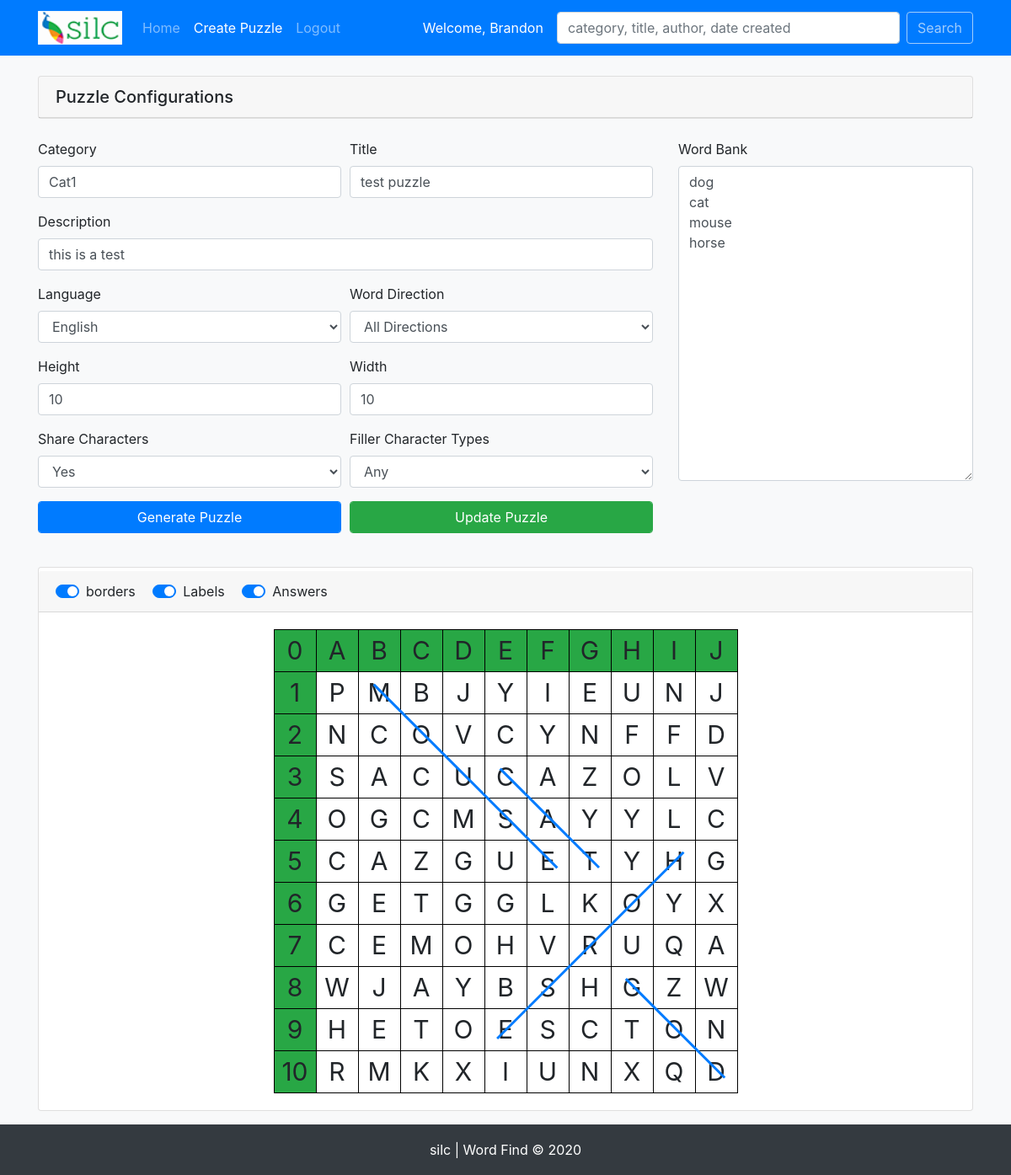
Page /edit_puzzle.php?id=166 (signed in) on the committed database.
### tables this page shows
CREATE TABLE `puzzles` (
  `puzzle_id` int(11) NOT NULL,
  `cat_id` varchar(255) NOT NULL,
  `title` varchar(255) NOT NULL,
  `description` varchar(255) NOT NULL,
  `user_id` int(11) NOT NULL,
  `created_on` timestamp NOT NULL DEFAULT current_timestamp(),
  `language` varchar(255) NOT NULL,
  `word_direction` varchar(255) NOT NULL,
  `height` int(11) NOT NULL DEFAULT 10,
  `width` int(11) NOT NULL DEFAULT 10,
  `share_chars` tinyint(1) NOT NULL DEFAULT 1,
  `filler_char_types` varchar(255) NOT NULL,
  `word_bank` longtext NOT NULL CHECK (json_valid(`word_bank`)),
  `board` longtext NOT NULL CHECK (json_valid(`board`)),
  `solution_directions` longtext NOT NULL CHECK (json_valid(`solution_directions`)),
  `answer_coordinates` longtext NOT NULL CHECK (json_valid(`answer_coordinates`))
);

CREATE TABLE `categories` (
  `cat_id` int(11) NOT NULL,
  `cat_name` varchar(255) NOT NULL
);

### helpers/functions.php (called while the page is built, shortened)
<?php
    function getPuzzleById($pdo, $puzzleId){
        $sql = 'SELECT * FROM puzzles
                INNER JOIN categories
                ON categories.cat_id = puzzles.cat_id
                WHERE puzzle_id = :puzzle_id';
        $stmt = $pdo->prepare($sql);
        $stmt->execute(['puzzle_id' => $puzzleId]);
        return $stmt->fetchAll();
    }
    function getTableHeader($data){
        $letters = [];
        for($x = 'A'; $x <= 'ZZ'; $x++){
            array_push($letters, $x);
        }
        $letters = array_slice($letters, 0, $data['width']);
        array_unshift($letters, 0);
        return $letters;
    }

### edit_puzzle.php (the view, shortened to what this page needs)
<?php
    include 'includes/header.php';
    $puzzleId = $_GET['id'];
    $puzzle = getPuzzleById($pdo,$puzzleId);
    foreach($puzzle as $puzzle){
        $data = [
            'puzzle_id'          => $puzzle->puzzle_id,
            'cat_name'           => $puzzle->cat_name,
            'title'              => $puzzle->title,
            'user_id'            => $puzzle->user_id,
            'description'        => $puzzle->description,
            'language'           => $puzzle->language,
            'word_direction'     => $puzzle->word_direction,
            'height'             => $puzzle->height,
            'width'              => $puzzle->width,
            'filler_char_types'  => $puzzle->filler_char_types,
            'share_chars'        => $puzzle->share_chars,
            'word_bank'          => json_decode($puzzle->word_bank),
            'board'              => json_decode($puzzle->board),
            'answer_coordinates' => json_decode($puzzle->answer_coordinates),
            'solution_directions'=> json_decode($puzzle->solution_directions),
        ];
    }
    $letters = getTableHeader($data);
?>
<div class="card mt-4">
    <h5 class="card-header">Puzzle Configurations</h5>
</div>
    <form action="" method="post">
        <div class="row mt-4">
            <div class="col-md-8">
                <div class="form-row">
                    <div class="form-group col-md-6">
                        <label for="category">Category</label>
                        <input type="text" name="cat_name" id="category" class="form-control" value="<?php echo (isset($_POST['cat_name'])) ? $_POST['cat_name'] : $data['cat_name']; ?>">
                    </div>
                    <div class="form-group col-md-6">
                        <label for="title">Title</label>
                        <input type="text" name="title" id="title" class="form-control" value="<?php echo (isset($_POST['title'])) ? $_POST['title'] : $data['title'] ?>">
                    </div>
                    <div class="form-group col-md-12">
                        <label for="description">Description</label>
                        <input type="text" name="description" id="description" class="form-control" value="<?php echo (isset($_POST['description'])) ? $_POST['description'] : $data['description'] ?>">
                    </div>
                    <div class="form-group col-md-6">
                        <label for="language">Language</label>
                        <select name="language" id="language" class="form-control">
                        <?php
                            $languages = ['Telugu', 'English', 'Hindi', 'Gujarati', 'Malayalam'];
                            foreach($languages as $language):
                        ?>
                        <option value="<?php echo $language; ?>" <?php
                            if($data['language'] == $language && (!isset($_POST['language']))){
                                echo 'selected';
                            }
                            if(isset($_POST['language']) && $_POST['language'] == $language){
                                echo 'selected';
                            }
                        ?>><?php echo $language; ?></option>
                        <?php endforeach;  ?>
                        </select>
                    </div>
                    <div class="form-group col-md-6">
                        <label for="wordDirection">Word Direction</label>
                        <select name="word_direction" id="wordDirection" class="form-control">
                        <?php
                            $directions = [
                                'all'        => 'All Directions',
                                'horizontal' => 'Horizontal',
                                'vertical'   => 'Vertical',
                                'diagonal'   => 'Diagonal'
                            ];
                            foreach($directions as $key => $direction):
                        ?>
                            <option value="<?php echo $key; ?>" <?php
                                if($data['word_direction'] == $key && (!isset($_POST['word_direction']))){
                                    echo 'selected';
                                }
                                if(isset($_POST['word_direction']) && $_POST['word_direction'] == $key){
                                    echo 'selected';
                                }
                            ?>><?php echo $direction; ?></option>
                            <?php endforeach;  ?>
                        </select>
                    </div>
                    <div class="form-group col-md-6">
                        <label for="height">Height</label>
                        <input type="number" name="height" id="height" min="5" max="702" value="<?php echo (isset($_POST['height'])) ? $_POST['height'] : $data['height'] ?>" class="form-control">
                    </div>
                    <div class="form-group col-md-6">
                        <label for="width">Width</label>
                        <input type="number" name="width" id="width" min="5" max="702" value="<?php echo (isset($_POST['width'])) ? $_POST['width'] : $data['width'] ?>" class="form-control">
                    </div>
                    <div class="form-group col-md-6">
                        <label for="sharechars">Share Characters</label>
                        <select name="share_chars" id="sharechars" class="form-control">
                        <?php
                            $shareChars = ['Yes', 'No'];
                            foreach($shareChars as $boolean):
                        ?>
                            <option value="<?php echo $boolean; ?>" <?php
                                if($data['share_chars'] == $boolean && (!isset($_POST['share_chars']))){
                                    echo 'selected';
                                }
                                if(isset($_POST['share_chars']) && $_POST['share_chars'] == $boolean){
                                    echo 'selected';
                                }
                            ?>><?php echo $boolean; ?></option>
                            <?php endforeach;  ?>
                        </select>
                    </div>
                    <div class="form-group col-md-6">
                        <label for="filler_char_types">Filler Character Types</label>
                        <select name="filler_char_types" id="fillerCharTypes" class="form-control">
                        <?php
                            $charTypes = [
                                'Any'        => 'Any',
                                'Consonants' => 'Consonants',
                                'Vowels'     => 'Vowels',
                                'VM'         => 'Vowel Mixers',
                                'SCB'        => 'Consonant Blends',
                                'DCB'        => 'Double Consonant Blends',
                                'TCB'        => 'Triple Consonant Blends',
                                'CBV'        => 'Consonant Blends with Vowels',
                                'LFIW'       => 'Letters From Input Words'
                            ];
                            foreach($charTypes as $key => $type):
                        ?>
                            <option value="<?php echo $key; ?>" <?php
                                if($data['filler_char_types'] == $key && (!isset($_POST['filler_char_types']))){
                                    echo 'selected';
                                }
                                if(isset($_POST['filler_char_types']) && $_POST['filler_char_types'] == $key){
                                    echo 'selected';
                                }
                            ?>><?php echo $type; ?></option>
                        <?php endforeach;  ?>
                        </select>
                    </div>
                </div>
            </div>
            <div class="col-md-4">
                <div class="form-group">
                    <label for="wordBank">Word Bank</label>
                    <textarea class="form-control" rows="15" name="word_bank" id="wordBank"><?php
                            if(isset($_POST['word_bank'])){
                                echo $_POST['word_bank'];
                            } else {
                                foreach($data['word_bank'] as $word){
                                    if($data['language'] == 'English'){
                                        echo strtolower($word) . "\n";
                                    } else {
                                        echo $word . "\n";
                                    }
                                }
                            }
                    ?></textarea>
                </div>
            </div>
        </div>
        <div class="row">
            <div class="col-md-8">
                <div class="form-row">
                    <?php if($_SESSION['data']['generate_board']): ?>
                    <div class="form-group col-md-6">
                        <button class="btn btn-primary form-control" type="submit" name="generate_puzzle">Generate Puzzle</button>
                    </div>
                    <div class="form-group col-md-6">
                        <button class="btn btn-success form-control" type="submit" name="update_puzzle">Update Puzzle</button>
                    </div>
                </div>
            </div>
        </div>
        <div class="card mt-4">
            <div class="card-header mt-1">
                <div class="custom-control custom-switch custom-control-inline">
                    <label class="custom-control-label" for="toggleBorders">borders</label>
                </div>
                <div class="custom-control custom-switch custom-control-inline">
                    <label class="custom-control-label" for="toggleLabels">Labels</label>
                </div>
                <div class="custom-control custom-switch custom-control-inline">
                    <label class="custom-control-label" for="toggleSolutionLines">Answers</label>
                </div>
            </div>
    <div class="card-body d-flex justify-content-center">
        <div class="col-auto">
            <table>
                <tr>
                    <?php foreach($letters as $letter): ?>
                        <td class="rowLabel bg-success d-none"><?php echo $letter ?></td>
                    <?php endforeach; ?>
                </tr>
                <?php for($row = 0; $row < $_SESSION['data']['height']; $row++): ?>
                    <tr>
                        <td class="rowLabel bg-success d-none"><?php echo $row + 1; ?></td>
                    <?php for($col = 0; $col < $_SESSION['data']['width']; $col++): ?>
                        <td id="<?php echo 'r' . $row . 'c' . $col; ?>"><?php echo $_SESSION['data']['board'][$row][$col]; ?></td>
                    <?php endfor;   ?>
                    </tr>
                <?php endfor;  ?>
            </table>
        </div>
    </div>
</div>
    <?php
        endif;
        include('includes/footer.php');
    ?>

### css/style.css (style rules this page uses)
.col-auto { overflow-x:auto; overflow-y: hidden; }
table { table-layout: fixed; }
table, th, tr, td { padding: 5px; font-size: 30px; }
td { height: 50px; min-width: 50px; padding: 0; text-align: center; word-wrap: normal; }

### rows in the picture
puzzles: cat_name "Cat1", title "test puzzle", description "this is a test", language "English", word_direction "All Directions", height "10", width "10", filler_char_types "Any", word_bank "dog cat mouse horse"

### other values in the picture
$_SESSION['user_name'] "Brandon"
$letter "0"
$letter "A"
$letter "B"
$letter "C"
$letter "D"
$letter "E"
$letter "F"
$letter "G"
$letter "H"
$letter "I"
$letter "J"
$_SESSION['data']['board'][$row][$col] "P"
$_SESSION['data']['board'][$row][$col] "M"
$_SESSION['data']['board'][$row][$col] "B"
